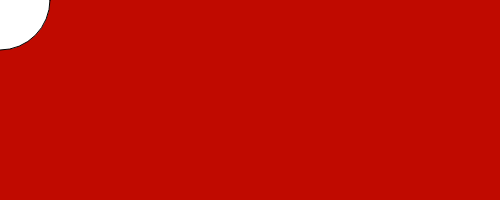
Frame 1 (no input)
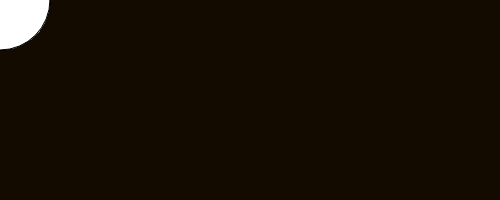
Frame 60 (no input)
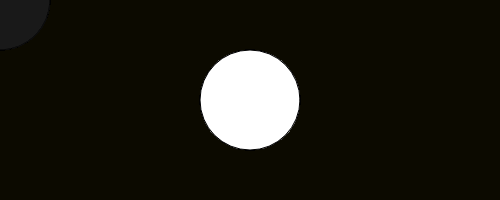
Frame 120 (the mouse pressed at the canvas centre since frame 60)

The p5.js sketch that drew these frames (run headless with seeded random() and noise() and a simulated clock; from frame 60 on, the mouse is pressed at the canvas centre):

// p5.js sketch
// ── sketch.js
function setup() {
  createCanvas(500,200)
  background(200,10,0)
}

function draw() {
  background(0,0,0,10);
  ellipse(mouseX, mouseY, 100, 100);
}
